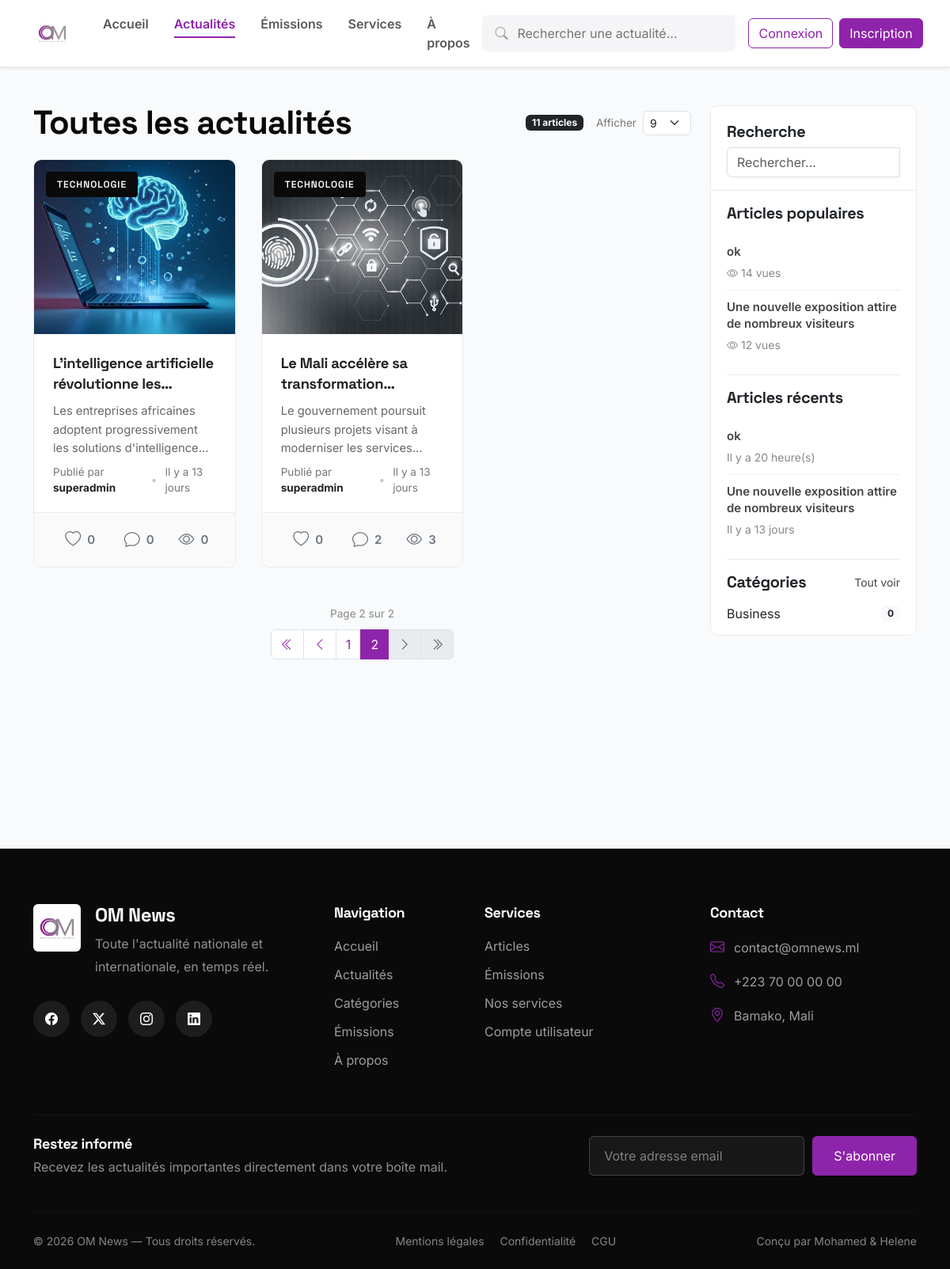
Screenshot of /blog/?page=2 with the database file from the repository.
### blog/models.py (models this page shows, shortened)
class Post(models.Model):
    STATUS_CHOICES = (
        ("Draft", "Brouillon"),
        ("Published", "Publié"),
    )
    title = models.CharField(max_length=255)
    slug = models.SlugField(
        unique=True,
        blank=True
    )
    content = RichTextUploadingField()
    image = models.ImageField(
        upload_to="posts/",
        blank=True,
        null=True,
        validators=[validate_image_extension, validate_image_size]
    )
    status = models.CharField(
        max_length=20,
        choices=STATUS_CHOICES,
        default="Draft"
    )
    created_at = models.DateTimeField(auto_now_add=True)
    updated_at = models.DateTimeField(auto_now=True)
    author = models.ForeignKey(
        User,
        on_delete=models.CASCADE,
        related_name="posts"
    )
    category = models.ForeignKey(
        Category,
        on_delete=models.CASCADE,
        related_name="posts"
    )
    views = models.PositiveIntegerField(default=0)
    class Meta:
        ordering = ["-created_at"]
        verbose_name = "Article"
        verbose_name_plural = "Articles"

class Category(models.Model):
    name = models.CharField(max_length=100, unique=True)
    slug = models.SlugField(
        unique=True,
        blank=True
    )
    description = models.TextField(blank=True)
    created_at = models.DateTimeField(auto_now_add=True)
    class Meta:
        ordering = ["name"]
        verbose_name = "Catégorie"
        verbose_name_plural = "Catégories"

### blog/views.py (the view, shortened to what this page needs)
# urls.py: path("", views.index, name="blog.index"),
def index(request):
    search = request.GET.get("search")
    category_id = request.GET.get("category")
    posts = Post.objects.filter(status="Published")
    liked_posts = []
    if search:
        posts = posts.filter(title__icontains=search)
    if category_id:
        posts = posts.filter(category_id=category_id)
    categories = Category.objects.all()
    popular_posts = Post.objects.filter(status="Published").order_by("-views")[:2]
    recent_posts = Post.objects.filter(status="Published").order_by("-created_at")[:2]
    try:
        per_page = int(request.GET.get("per_page", POSTS_PER_PAGE))
    except (TypeError, ValueError):
        per_page = POSTS_PER_PAGE
    if per_page not in POSTS_PER_PAGE_CHOICES:
        per_page = POSTS_PER_PAGE
    paginator = Paginator(posts.order_by("-created_at"), per_page)
    posts_page = paginator.get_page(request.GET.get("page"))
    context = {
        "posts": posts_page,
        "paginator": paginator,
        "categories": categories,
        "search": search,
        "liked_posts": liked_posts,
        "popular_posts": popular_posts,
        "recent_posts": recent_posts,
        "per_page": per_page,
        "per_page_choices": POSTS_PER_PAGE_CHOICES,
    }
    return render(request, "blog/index.html", context)

### blog/templatetags/blog_extras.py (called while the page is built)
def _active_ads_queryset(placement):
    today = timezone.localdate()
    return Advertisement.objects.filter(
        placement=placement,
        is_active=True,
        start_date__lte=today,
        end_date__gte=today,
    )

@register.simple_tag
def active_ads(placement):
    return _active_ads_queryset(placement)

@register.simple_tag(takes_context=True)
def paginate_url(context, page_number):
    request = context["request"]
    params = request.GET.copy()
    params["page"] = page_number
    return "?" + params.urlencode()

@register.filter
def time_since(value):
    if not value:
        return ""
    now = timezone.now()
    diff = now - value
    seconds = diff.total_seconds()
    if seconds < 60:
        return "À l'instant"
    minutes = int(seconds / 60)
    if minutes < 60:
        return f"Il y a {minutes} min"
    hours = int(minutes / 60)
    if hours < 24:
        return f"Il y a {hours} heure(s)"
    days = diff.days
    if days == 1:
        return "Hier"
    return f"Il y a {days} jours"

### dashboard/context_processors.py (called while the page is built, shortened)
def sidebar_counts(request):
    if not request.path.startswith("/dashboard/"):
        return {}

### blog/templates/blog/index.html (shortened to what this page needs)
{% extends 'base.html' %} {% block title %} Actualités {% endblock %}
{% block content %}
{% load blog_extras %}
<div class="container py-5">
  <div class="row">
    <div class="col-lg-9">
      <div class="d-flex justify-content-between align-items-center flex-wrap gap-3 mb-4">
        <h2 class="fw-bold mb-0">Toutes les actualités</h2>
        <div class="d-flex align-items-center gap-3">
          <span class="badge bg-dark">
            {{ paginator.count }} article{{ paginator.count|pluralize }}
          </span>
          <form method="GET" class="per-page-select">
            <label for="per-page">Afficher</label>
            <select name="per_page" id="per-page" class="form-select form-select-sm" onchange="this.form.submit()">
              {% for choice in per_page_choices %}
              <option value="{{ choice }}" {% if choice == per_page %}selected{% endif %}>{{ choice }}</option>
              {% endfor %}
            </select>
          </form>
        </div>
      </div>
      <div class="row article-grid">
        {% for post in posts %} {% with card_class="col-lg-4 col-md-6" %}
        {%include 'includes/article_card.html' %} {% endwith %} {% empty %}
        <div class="col-12">
          <div class="alert alert-warning">Aucun article publié.</div>
        </div>
        {% endfor %}
      </div>
      {% include 'includes/pagination.html' with page_obj=posts %}
    </div>
    <div class="col-lg-3">
      <div class="card sidebar-card sticky-top">
        <div class="sidebar-search-block">
          <h5 class="fw-bold">Recherche</h5>
          <form method="GET">
            <input
              type="text"
              name="search"
              value="{{ search|default:'' }}"
              class="form-control"
              placeholder="Rechercher..."
            />
          </form>
        </div>
        <div class="sidebar-scroll">
          <div class="sidebar-block">
            <h5 class="fw-bold mb-3">Articles populaires</h5>
            {% for article in popular_posts %}
            <a href="{% url 'blog.detail' article.slug %}" class="sidebar-post">
              <div>
                <div class="sidebar-title">{{ article.title }}</div>
                <small>
                  <i class="bi bi-eye"></i>
                  {{ article.views }} vues
                </small>
              </div>
            </a>
            {% endfor %}
          </div>
          <div class="sidebar-block">
            <h5 class="fw-bold mb-3">Articles récents</h5>
            {% for article in recent_posts %}
            <a href="{% url 'blog.detail' article.slug %}" class="sidebar-post">
              <div>
                <div class="sidebar-title">{{ article.title }}</div>
                <small> {{ article.created_at|time_since }} </small>
              </div>
            </a>
            {% endfor %}
          </div>
          <div class="sidebar-block">
            <div class="d-flex justify-content-between align-items-center mb-3">
              <h5 class="fw-bold mb-0">Catégories</h5>
              <a href="{% url 'blog.categories' %}" class="small">Tout voir</a>
            </div>
            {% for category in categories %}
            <a
              href="{% url 'blog.category_detail' category.slug %}"
              class="text-decoration-none text-dark"
            >
              <div class="d-flex justify-content-between align-items-center mb-3">
                <span>{{ category.name }}</span>
                <span class="badge rounded-pill bg-light text-dark">
                  {{ category.posts.count }}
                </span>
              </div>
            </a>
            {% empty %}
            <p>Aucune catégorie.</p>
            {% endfor %}
          </div>
        </div>
      </div>
      {% active_ads "sidebar" as ads %}
      <div class="mt-4">
      </div>
    </div>
  </div>
</div>
{% endblock %}

### templates/includes/article_card.html
{% load blog_extras %}
<div class="{{ card_class|default:'col-lg-4 col-md-6' }} mb-4">
  <div class="news-card">
    <div class="news-image">
      <a href="{% url 'blog.detail' post.slug %}" class="news-link">
        {% if post.image %}
        <img src="{{ post.image.url }}" alt="{{ post.title }}" />
        {% else %}
        <img src="https://placehold.co/800x500" alt="OM News" />
        {% endif %}
      </a>
      <a
        href="{% url 'blog.category_detail' post.category.slug %}"
        class="category-badge"
      >
        {{ post.category.name }}
      </a>
    </div>
    <a href="{% url 'blog.detail' post.slug %}" class="news-link">
      <div class="news-content">
        <h3 class="news-title">{{ post.title }}</h3>
        <p class="news-summary">{{ post.content|striptags|truncatewords:18 }}</p>
      </div>
    </a>
    <div class="news-meta-wrap">
      <div class="news-meta">
        <span>
          Publié par
          <a
            href="{% url 'blog.author_detail' post.author.username %}"
            class="author-link"
          >
            <strong>{{ post.author.username }}</strong>
          </a>
        </span>
        <span class="dot">•</span>
        <span>{{ post.created_at|time_since }}</span>
      </div>
    </div>
    <div class="news-actions">
      <button
    class="like-btn {% if post.id in liked_posts %}liked{% endif %}" data-slug="{{ post.slug }}">
        <i class="bi {% if post.id in liked_posts %}bi-heart-fill{% else %}bi-heart{% endif %}"></i>
        <span>{{ post.likes.count }}</span>
      </button>
      <a href="{% url 'blog.detail' post.slug %}#comments">
        <i class="bi bi-chat"></i>
        <span>{{ post.comments.count }}</span>
      </a>
      <span>
        <i class="bi bi-eye"></i>
        {{ post.views }}
      </span>
    </div>
  </div>
</div>

### rows the page displays
Post: image (picture), category.name "TECHNOLOGIE", title "L'intelligence artificielle révolutionne…", content "Les entreprises africaines adoptent progressivement les solutions…", author.username "superadmin", created_at "Il y a 13 jours", likes.count "0", comments.count "0", views "0"
Post: image (picture), category.name "TECHNOLOGIE", title "Le Mali accélère sa…", content "Le gouvernement poursuit plusieurs projets visant à moderniser les…", author.username "superadmin", created_at "Il y a 13 jours", likes.count "0", comments.count "2", views "3"
Post: title "ok", views "14", created_at "Il y a 20 heure(s)"
Post: title "Une nouvelle exposition attire de nombreux visiteurs", views "12", created_at "Il y a 13 jours"
Category: name "Business", posts.count "0"

### other values shown
{{ paginator.count }} "11"
{{ page_obj.number }} "2"
{{ page_obj.paginator.num_pages }} "2"
{{ page_number }} "1"
{{ page_number }} "2"
form field per_page "9"
